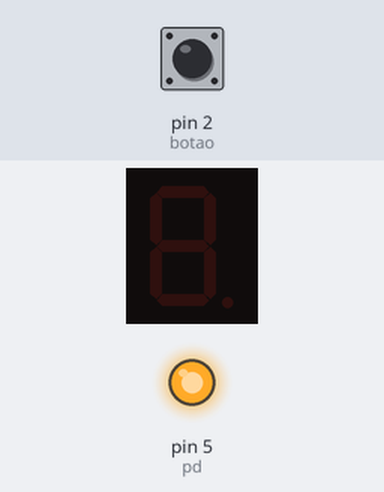
This sketch was run on a simulated Arduino Uno, built with avr-gcc and run on an emulated ATmega328P. Shown: 1-digit seven-segment display, output pins drawn as LEDs (lit = HIGH). Wiring (inferred from the names in the program): 1-digit 7-segment display, segments lit when HIGH: segments pin 10, pin 9, pin 6, pin 7, pin 8, pin 11, pin 12. The inputs (shaded band) are chosen by the test bench; at power-on: pin 2 (botao) LOW. The segment pins are drawn as the display they are named for; pins used as bus, display or sensor lines are not drawn.

Above: at 1.2 s.
1.3 s: pin 2 (botao) pulled HIGH for 0.15 s
At 1.9 s:
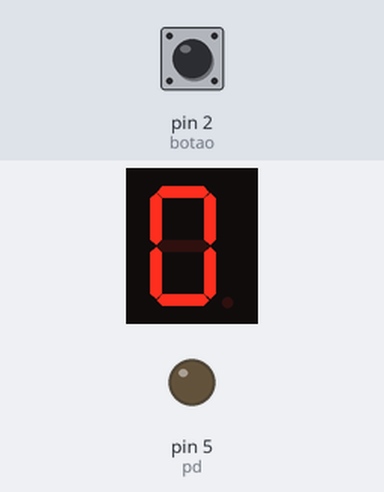
2.9 s: pin 2 (botao) pulled HIGH for 1 s
At 4.3 s:
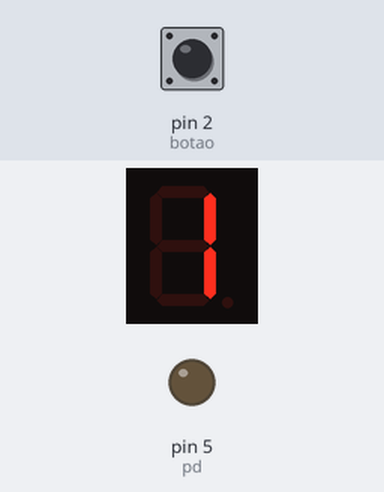
5.4 s: pin 2 (botao) pulled HIGH for 0.15 s
At 6.2 s:
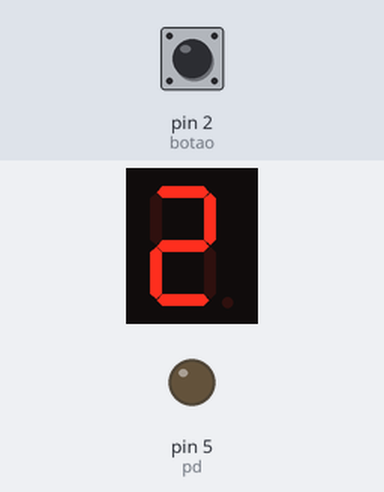
7.0 s: pin 2 (botao) pulled HIGH for 3.2 s
At 7.4 s:
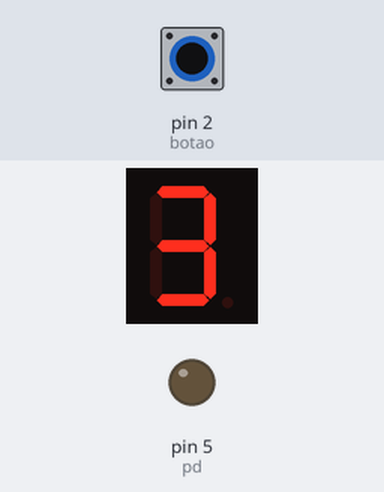
11.7 s: pin 2 (botao) pulled HIGH for 0.15 s
At 12.2 s:
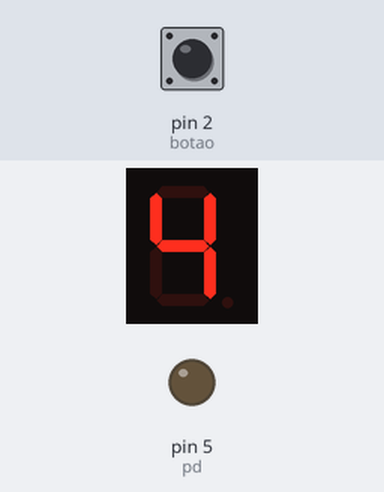
13.3 s: pin 2 (botao) pulled HIGH for 1 s
At 14.6 s:
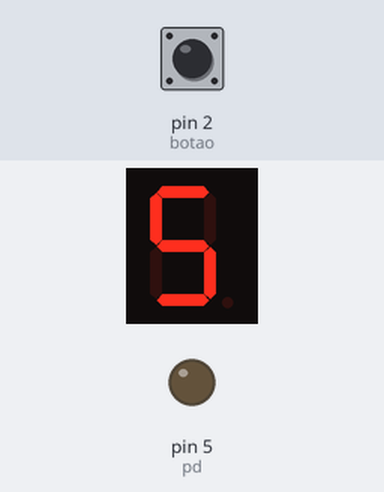
Timing chart, 0 to 16.3 s (numbered marks = the images above; inputs shaded):
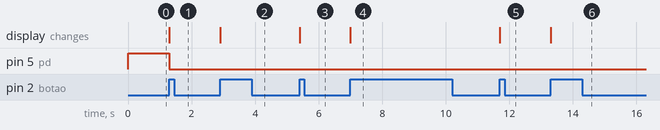

The sketch:

Display_numerrico.ino
```cpp
#define botao 2

#define a 10
#define b 9
#define c 6
#define d 7
#define e 8
#define f 11
#define g 12
#define pd 5

int numero = 10;

boolean botaoAnterior = false;
boolean botaoAtual = false;

void setup() {

  pinMode(botao, INPUT);

  pinMode(a, OUTPUT);
  pinMode(b, OUTPUT);
  pinMode(c, OUTPUT);
  pinMode(d, OUTPUT);
  pinMode(e, OUTPUT);
  pinMode(f, OUTPUT);
  pinMode(g, OUTPUT);
  pinMode(pd, OUTPUT);

}

void loop() {

  botaoAtual = digitalRead(botao);
  if (botaoAtual && !botaoAnterior) {
     numero++;

     if (numero > 9) {
      numero = 0;
     }
  }
  botaoAnterior = botaoAtual;

  switch (numero) {

    case 0:
      digitalWrite(a, 1);
      digitalWrite(b, 1);
      digitalWrite(c, 1);
      digitalWrite(d, 1);
      digitalWrite(e, 1);
      digitalWrite(f, 1);
      digitalWrite(g, 0);
      digitalWrite(pd, 0);
      break;


    case 1:
      digitalWrite(a, 0);
      digitalWrite(b, 1);
      digitalWrite(c, 1);
      digitalWrite(d, 0);
      digitalWrite(e, 0);
      digitalWrite(f, 0);
      digitalWrite(g, 0);
      digitalWrite(pd, 0);
      break;


    case 2:
      digitalWrite(a, 1);
      digitalWrite(b, 1);
      digitalWrite(c, 0);
      digitalWrite(d, 1);
      digitalWrite(e, 1);
      digitalWrite(f, 0);
      digitalWrite(g, 1);
      digitalWrite(pd, 0);
      break;


    case 3:
      digitalWrite(a, 1);
      digitalWrite(b, 1);
      digitalWrite(c, 1);
      digitalWrite(d, 1);
      digitalWrite(e, 0);
      digitalWrite(f, 0);
      digitalWrite(g, 1);
      digitalWrite(pd, 0);
      break;


    case 4:
      digitalWrite(a, 0);
      digitalWrite(b, 1);
      digitalWrite(c, 1);
      digitalWrite(d, 0);
      digitalWrite(e, 0);
      digitalWrite(f, 1);
      digitalWrite(g, 1);
      digitalWrite(pd, 0);
      break;


    case 5:
      digitalWrite(a, 1);
      digitalWrite(b, 0);
      digitalWrite(c, 1);
      digitalWrite(d, 1);
      digitalWrite(e, 0);
      digitalWrite(f, 1);
      digitalWrite(g, 1);
      digitalWrite(pd, 0);
      break;


    case 6:
      digitalWrite(a, 1);
      digitalWrite(b, 0);
      digitalWrite(c, 1);
      digitalWrite(d, 1);
      digitalWrite(e, 1);
      digitalWrite(f, 1);
      digitalWrite(g, 1);
      digitalWrite(pd, 0);
      break;


    case 7:
      digitalWrite(a, 1);
      digitalWrite(b, 1);
      digitalWrite(c, 1);
      digitalWrite(d, 0);
      digitalWrite(e, 0);
      digitalWrite(f, 0);
      digitalWrite(g, 0);
      digitalWrite(pd, 0);
      break;


    case 8:
      digitalWrite(a, 1);
      digitalWrite(b, 1);
      digitalWrite(c, 1);
      digitalWrite(d, 1);
      digitalWrite(e, 1);
      digitalWrite(f, 1);
      digitalWrite(g, 1);
      digitalWrite(pd, 0);
      break;


    case 9:
      digitalWrite(a, 1);
      digitalWrite(b, 1);
      digitalWrite(c, 1);
      digitalWrite(d, 1);
      digitalWrite(e, 0);
      digitalWrite(f, 1);
      digitalWrite(g, 1);
      digitalWrite(pd, 0);
      break;


    default:
      digitalWrite(a, 0);
      digitalWrite(b, 0);
      digitalWrite(c, 0);
      digitalWrite(d, 0);
      digitalWrite(e, 0);
      digitalWrite(f, 0);
      digitalWrite(g, 0);
      digitalWrite(pd, 1);
      break;
  }
}
```

Measured:
- after the input at 1.3 s, pin 5 (pd): HIGH → LOW at once; the display: changes at once (image 1)
- after the input at 2.9 s, the display: changes at once (image 2)
- after the input at 5.4 s, the display: changes at once (image 3)
- after the input at 7.0 s, the display: changes at once (image 4)
- after the input at 11.7 s, the display: changes at once (image 5)
- after the input at 13.3 s, the display: changes at once (image 6)
